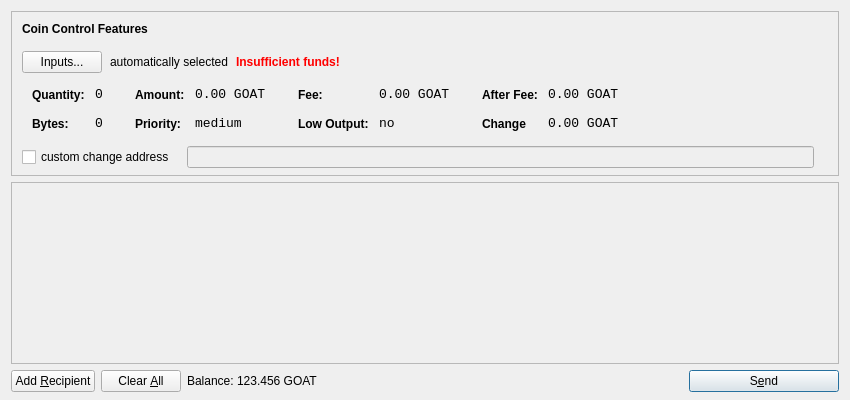
<?xml version="1.0" encoding="UTF-8"?>
<ui version="4.0">
 <class>SendCoinsDialog</class>
 <widget class="QDialog" name="SendCoinsDialog">
  <property name="geometry">
   <rect>
    <x>0</x>
    <y>0</y>
    <width>850</width>
    <height>400</height>
   </rect>
  </property>
  <property name="windowTitle">
   <string>Send Coins</string>
  </property>
  <layout class="QVBoxLayout" name="verticalLayout" stretch="0,1,0">
   <property name="bottomMargin">
    <number>8</number>
   </property>
   <item>
    <widget class="QFrame" name="frameCoinControl">
     <property name="sizePolicy">
      <sizepolicy hsizetype="Expanding" vsizetype="Expanding">
       <horstretch>0</horstretch>
       <verstretch>0</verstretch>
      </sizepolicy>
     </property>
     <property name="maximumSize">
      <size>
       <width>16777215</width>
       <height>16777215</height>
      </size>
     </property>
     <property name="frameShape">
      <enum>QFrame::StyledPanel</enum>
     </property>
     <property name="frameShadow">
      <enum>QFrame::Sunken</enum>
     </property>
     <layout class="QVBoxLayout" name="verticalLayoutCoinControl2">
      <property name="spacing">
       <number>-1</number>
      </property>
      <property name="leftMargin">
       <number>0</number>
      </property>
      <property name="topMargin">
       <number>0</number>
      </property>
      <property name="rightMargin">
       <number>0</number>
      </property>
      <property name="bottomMargin">
       <number>6</number>
      </property>
      <item>
       <layout class="QVBoxLayout" name="verticalLayoutCoinControl" stretch="0,0,0,0,1">
        <property name="spacing">
         <number>0</number>
        </property>
        <property name="leftMargin">
         <number>10</number>
        </property>
        <property name="topMargin">
         <number>10</number>
        </property>
        <item>
         <layout class="QHBoxLayout" name="horizontalLayoutCoinControl1">
          <property name="bottomMargin">
           <number>15</number>
          </property>
          <item>
           <widget class="QLabel" name="labelCoinControlFeatures">
            <property name="sizePolicy">
             <sizepolicy hsizetype="Preferred" vsizetype="Maximum">
              <horstretch>0</horstretch>
              <verstretch>0</verstretch>
             </sizepolicy>
            </property>
            <property name="font">
             <font>
              <weight>75</weight>
              <bold>true</bold>
             </font>
            </property>
            <property name="styleSheet">
             <string notr="true">font-weight:bold;</string>
            </property>
            <property name="text">
             <string>Coin Control Features</string>
            </property>
           </widget>
          </item>
         </layout>
        </item>
        <item>
         <layout class="QHBoxLayout" name="horizontalLayoutCoinControl2" stretch="0,0,0,0">
          <property name="spacing">
           <number>8</number>
          </property>
          <property name="bottomMargin">
           <number>10</number>
          </property>
          <item>
           <widget class="QPushButton" name="pushButtonCoinControl">
            <property name="styleSheet">
             <string notr="true"/>
            </property>
            <property name="text">
             <string>Inputs...</string>
            </property>
           </widget>
          </item>
          <item>
           <widget class="QLabel" name="labelCoinControlAutomaticallySelected">
            <property name="text">
             <string>automatically selected</string>
            </property>
            <property name="margin">
             <number>5</number>
            </property>
           </widget>
          </item>
          <item>
           <widget class="QLabel" name="labelCoinControlInsuffFunds">
            <property name="font">
             <font>
              <weight>75</weight>
              <bold>true</bold>
             </font>
            </property>
            <property name="styleSheet">
             <string notr="true">color:red;font-weight:bold;</string>
            </property>
            <property name="text">
             <string>Insufficient funds!</string>
            </property>
            <property name="margin">
             <number>5</number>
            </property>
           </widget>
          </item>
          <item>
           <spacer name="horizontalSpacerCoinControl">
            <property name="orientation">
             <enum>Qt::Horizontal</enum>
            </property>
            <property name="sizeHint" stdset="0">
             <size>
              <width>40</width>
              <height>1</height>
             </size>
            </property>
           </spacer>
          </item>
         </layout>
        </item>
        <item>
         <widget class="QWidget" name="widgetCoinControl" native="true">
          <property name="sizePolicy">
           <sizepolicy hsizetype="Preferred" vsizetype="Preferred">
            <horstretch>0</horstretch>
            <verstretch>0</verstretch>
           </sizepolicy>
          </property>
          <property name="minimumSize">
           <size>
            <width>0</width>
            <height>0</height>
           </size>
          </property>
          <property name="styleSheet">
           <string notr="true"/>
          </property>
          <layout class="QHBoxLayout" name="horizontalLayoutCoinControl5">
           <property name="margin">
            <number>0</number>
           </property>
           <item>
            <layout class="QHBoxLayout" name="horizontalLayoutCoinControl3" stretch="0,0,0,1">
             <property name="spacing">
              <number>20</number>
             </property>
             <property name="topMargin">
              <number>0</number>
             </property>
             <property name="bottomMargin">
              <number>10</number>
             </property>
             <item>
              <layout class="QFormLayout" name="formLayoutCoinControl1">
               <property name="horizontalSpacing">
                <number>10</number>
               </property>
               <property name="verticalSpacing">
                <number>14</number>
               </property>
               <property name="leftMargin">
                <number>10</number>
               </property>
               <property name="topMargin">
                <number>4</number>
               </property>
               <property name="rightMargin">
                <number>6</number>
               </property>
               <item row="0" column="0">
                <widget class="QLabel" name="labelCoinControlQuantityText">
                 <property name="styleSheet">
                  <string notr="true">font-weight:bold;</string>
                 </property>
                 <property name="text">
                  <string>Quantity:</string>
                 </property>
                 <property name="margin">
                  <number>0</number>
                 </property>
                </widget>
               </item>
               <item row="0" column="1">
                <widget class="QLabel" name="labelCoinControlQuantity">
                 <property name="font">
                  <font>
                   <family>Monospace</family>
                   <pointsize>10</pointsize>
                  </font>
                 </property>
                 <property name="cursor">
                  <cursorShape>IBeamCursor</cursorShape>
                 </property>
                 <property name="contextMenuPolicy">
                  <enum>Qt::ActionsContextMenu</enum>
                 </property>
                 <property name="text">
                  <string>0</string>
                 </property>
                 <property name="margin">
                  <number>0</number>
                 </property>
                 <property name="textInteractionFlags">
                  <set>Qt::LinksAccessibleByMouse|Qt::TextSelectableByKeyboard|Qt::TextSelectableByMouse</set>
                 </property>
                </widget>
               </item>
               <item row="1" column="0">
                <widget class="QLabel" name="labelCoinControlBytesText">
                 <property name="styleSheet">
                  <string notr="true">font-weight:bold;</string>
                 </property>
                 <property name="text">
                  <string>Bytes:</string>
                 </property>
                </widget>
               </item>
               <item row="1" column="1">
                <widget class="QLabel" name="labelCoinControlBytes">
                 <property name="font">
                  <font>
                   <family>Monospace</family>
                   <pointsize>10</pointsize>
                  </font>
                 </property>
                 <property name="cursor">
                  <cursorShape>IBeamCursor</cursorShape>
                 </property>
                 <property name="contextMenuPolicy">
                  <enum>Qt::ActionsContextMenu</enum>
                 </property>
                 <property name="text">
                  <string>0</string>
                 </property>
                 <property name="textInteractionFlags">
                  <set>Qt::LinksAccessibleByMouse|Qt::TextSelectableByKeyboard|Qt::TextSelectableByMouse</set>
                 </property>
                </widget>
               </item>
              </layout>
             </item>
             <item>
              <layout class="QFormLayout" name="formLayoutCoinControl2">
               <property name="horizontalSpacing">
                <number>10</number>
               </property>
               <property name="verticalSpacing">
                <number>14</number>
               </property>
               <property name="leftMargin">
                <number>6</number>
               </property>
               <property name="topMargin">
                <number>4</number>
               </property>
               <property name="rightMargin">
                <number>6</number>
               </property>
               <item row="0" column="0">
                <widget class="QLabel" name="labelCoinControlAmountText">
                 <property name="styleSheet">
                  <string notr="true">font-weight:bold;</string>
                 </property>
                 <property name="text">
                  <string>Amount:</string>
                 </property>
                 <property name="margin">
                  <number>0</number>
                 </property>
                </widget>
               </item>
               <item row="0" column="1">
                <widget class="QLabel" name="labelCoinControlAmount">
                 <property name="font">
                  <font>
                   <family>Monospace</family>
                   <pointsize>10</pointsize>
                  </font>
                 </property>
                 <property name="cursor">
                  <cursorShape>IBeamCursor</cursorShape>
                 </property>
                 <property name="contextMenuPolicy">
                  <enum>Qt::ActionsContextMenu</enum>
                 </property>
                 <property name="text">
                  <string>0.00 GOAT</string>
                 </property>
                 <property name="textInteractionFlags">
                  <set>Qt::LinksAccessibleByMouse|Qt::TextSelectableByKeyboard|Qt::TextSelectableByMouse</set>
                 </property>
                </widget>
               </item>
               <item row="1" column="0">
                <widget class="QLabel" name="labelCoinControlPriorityText">
                 <property name="styleSheet">
                  <string notr="true">font-weight:bold;</string>
                 </property>
                 <property name="text">
                  <string>Priority:</string>
                 </property>
                </widget>
               </item>
               <item row="1" column="1">
                <widget class="QLabel" name="labelCoinControlPriority">
                 <property name="font">
                  <font>
                   <family>Monospace</family>
                   <pointsize>10</pointsize>
                  </font>
                 </property>
                 <property name="cursor">
                  <cursorShape>IBeamCursor</cursorShape>
                 </property>
                 <property name="contextMenuPolicy">
                  <enum>Qt::ActionsContextMenu</enum>
                 </property>
                 <property name="text">
                  <string>medium</string>
                 </property>
                 <property name="textInteractionFlags">
                  <set>Qt::LinksAccessibleByMouse|Qt::TextSelectableByKeyboard|Qt::TextSelectableByMouse</set>
                 </property>
                </widget>
               </item>
              </layout>
             </item>
             <item>
              <layout class="QFormLayout" name="formLayoutCoinControl3">
               <property name="horizontalSpacing">
                <number>10</number>
               </property>
               <property name="verticalSpacing">
                <number>14</number>
               </property>
               <property name="leftMargin">
                <number>6</number>
               </property>
               <property name="topMargin">
                <number>4</number>
               </property>
               <property name="rightMargin">
                <number>6</number>
               </property>
               <item row="0" column="0">
                <widget class="QLabel" name="labelCoinControlFeeText">
                 <property name="styleSheet">
                  <string notr="true">font-weight:bold;</string>
                 </property>
                 <property name="text">
                  <string>Fee:</string>
                 </property>
                 <property name="margin">
                  <number>0</number>
                 </property>
                </widget>
               </item>
               <item row="0" column="1">
                <widget class="QLabel" name="labelCoinControlFee">
                 <property name="font">
                  <font>
                   <family>Monospace</family>
                   <pointsize>10</pointsize>
                  </font>
                 </property>
                 <property name="cursor">
                  <cursorShape>IBeamCursor</cursorShape>
                 </property>
                 <property name="contextMenuPolicy">
                  <enum>Qt::ActionsContextMenu</enum>
                 </property>
                 <property name="text">
                  <string>0.00 GOAT</string>
                 </property>
                 <property name="textInteractionFlags">
                  <set>Qt::LinksAccessibleByMouse|Qt::TextSelectableByKeyboard|Qt::TextSelectableByMouse</set>
                 </property>
                </widget>
               </item>
               <item row="1" column="0">
                <widget class="QLabel" name="labelCoinControlLowOutputText">
                 <property name="styleSheet">
                  <string notr="true">font-weight:bold;</string>
                 </property>
                 <property name="text">
                  <string>Low Output:</string>
                 </property>
                </widget>
               </item>
               <item row="1" column="1">
                <widget class="QLabel" name="labelCoinControlLowOutput">
                 <property name="font">
                  <font>
                   <family>Monospace</family>
                   <pointsize>10</pointsize>
                  </font>
                 </property>
                 <property name="cursor">
                  <cursorShape>IBeamCursor</cursorShape>
                 </property>
                 <property name="contextMenuPolicy">
                  <enum>Qt::ActionsContextMenu</enum>
                 </property>
                 <property name="text">
                  <string>no</string>
                 </property>
                 <property name="textInteractionFlags">
                  <set>Qt::LinksAccessibleByMouse|Qt::TextSelectableByKeyboard|Qt::TextSelectableByMouse</set>
                 </property>
                </widget>
               </item>
              </layout>
             </item>
             <item>
              <layout class="QFormLayout" name="formLayoutCoinControl4">
               <property name="horizontalSpacing">
                <number>10</number>
               </property>
               <property name="verticalSpacing">
                <number>14</number>
               </property>
               <property name="leftMargin">
                <number>6</number>
               </property>
               <property name="topMargin">
                <number>4</number>
               </property>
               <property name="rightMargin">
                <number>6</number>
               </property>
               <item row="0" column="0">
                <widget class="QLabel" name="labelCoinControlAfterFeeText">
                 <property name="styleSheet">
                  <string notr="true">font-weight:bold;</string>
                 </property>
                 <property name="text">
                  <string>After Fee:</string>
                 </property>
                 <property name="margin">
                  <number>0</number>
                 </property>
                </widget>
               </item>
               <item row="0" column="1">
                <widget class="QLabel" name="labelCoinControlAfterFee">
                 <property name="font">
                  <font>
                   <family>Monospace</family>
                   <pointsize>10</pointsize>
                  </font>
                 </property>
                 <property name="cursor">
                  <cursorShape>IBeamCursor</cursorShape>
                 </property>
                 <property name="contextMenuPolicy">
                  <enum>Qt::ActionsContextMenu</enum>
                 </property>
                 <property name="text">
                  <string>0.00 GOAT</string>
                 </property>
                 <property name="textInteractionFlags">
                  <set>Qt::LinksAccessibleByMouse|Qt::TextSelectableByKeyboard|Qt::TextSelectableByMouse</set>
                 </property>
                </widget>
               </item>
               <item row="1" column="0">
                <widget class="QLabel" name="labelCoinControlChangeText">
                 <property name="styleSheet">
                  <string notr="true">font-weight:bold;</string>
                 </property>
                 <property name="text">
                  <string>Change</string>
                 </property>
                </widget>
               </item>
               <item row="1" column="1">
                <widget class="QLabel" name="labelCoinControlChange">
                 <property name="font">
                  <font>
                   <family>Monospace</family>
                   <pointsize>10</pointsize>
                  </font>
                 </property>
                 <property name="cursor">
                  <cursorShape>IBeamCursor</cursorShape>
                 </property>
                 <property name="contextMenuPolicy">
                  <enum>Qt::ActionsContextMenu</enum>
                 </property>
                 <property name="text">
                  <string>0.00 GOAT</string>
                 </property>
                 <property name="textInteractionFlags">
                  <set>Qt::LinksAccessibleByMouse|Qt::TextSelectableByKeyboard|Qt::TextSelectableByMouse</set>
                 </property>
                </widget>
               </item>
              </layout>
             </item>
            </layout>
           </item>
          </layout>
         </widget>
        </item>
        <item>
         <layout class="QHBoxLayout" name="horizontalLayoutCoinControl4" stretch="0,0,0">
          <property name="spacing">
           <number>12</number>
          </property>
          <property name="sizeConstraint">
           <enum>QLayout::SetDefaultConstraint</enum>
          </property>
          <property name="topMargin">
           <number>5</number>
          </property>
          <property name="rightMargin">
           <number>5</number>
          </property>
          <item>
           <widget class="QCheckBox" name="checkBoxCoinControlChange">
            <property name="text">
             <string>custom change address</string>
            </property>
           </widget>
          </item>
          <item>
           <widget class="QLineEdit" name="lineEditCoinControlChange">
            <property name="enabled">
             <bool>false</bool>
            </property>
            <property name="sizePolicy">
             <sizepolicy hsizetype="Expanding" vsizetype="Fixed">
              <horstretch>0</horstretch>
              <verstretch>0</verstretch>
             </sizepolicy>
            </property>
           </widget>
          </item>
          <item>
           <widget class="QLabel" name="labelCoinControlChangeLabel">
            <property name="sizePolicy">
             <sizepolicy hsizetype="Preferred" vsizetype="Expanding">
              <horstretch>0</horstretch>
              <verstretch>0</verstretch>
             </sizepolicy>
            </property>
            <property name="minimumSize">
             <size>
              <width>0</width>
              <height>0</height>
             </size>
            </property>
            <property name="text">
             <string/>
            </property>
            <property name="margin">
             <number>3</number>
            </property>
           </widget>
          </item>
         </layout>
        </item>
        <item>
         <spacer name="verticalSpacerCoinControl">
          <property name="orientation">
           <enum>Qt::Vertical</enum>
          </property>
          <property name="sizeHint" stdset="0">
           <size>
            <width>800</width>
            <height>1</height>
           </size>
          </property>
         </spacer>
        </item>
       </layout>
      </item>
     </layout>
    </widget>
   </item>
   <item>
    <widget class="QScrollArea" name="scrollArea">
     <property name="widgetResizable">
      <bool>true</bool>
     </property>
     <widget class="QWidget" name="scrollAreaWidgetContents">
      <property name="geometry">
       <rect>
        <x>0</x>
        <y>0</y>
        <width>830</width>
        <height>165</height>
       </rect>
      </property>
      <layout class="QVBoxLayout" name="verticalLayout_2">
       <property name="margin">
        <number>0</number>
       </property>
       <item>
        <layout class="QVBoxLayout" name="entries">
         <property name="spacing">
          <number>6</number>
         </property>
        </layout>
       </item>
       <item>
        <spacer name="verticalSpacer">
         <property name="orientation">
          <enum>Qt::Vertical</enum>
         </property>
         <property name="sizeHint" stdset="0">
          <size>
           <width>20</width>
           <height>40</height>
          </size>
         </property>
        </spacer>
       </item>
      </layout>
     </widget>
    </widget>
   </item>
   <item>
    <layout class="QHBoxLayout" name="horizontalLayout">
     <item>
      <widget class="QPushButton" name="addButton">
       <property name="toolTip">
        <string>Send to multiple recipients at once</string>
       </property>
       <property name="text">
        <string>Add &amp;Recipient</string>
       </property>
       <property name="autoDefault">
        <bool>false</bool>
       </property>
      </widget>
     </item>
     <item>
      <widget class="QPushButton" name="clearButton">
       <property name="sizePolicy">
        <sizepolicy hsizetype="Minimum" vsizetype="Fixed">
         <horstretch>0</horstretch>
         <verstretch>0</verstretch>
        </sizepolicy>
       </property>
       <property name="toolTip">
        <string>Remove all transaction fields</string>
       </property>
       <property name="text">
        <string>Clear &amp;All</string>
       </property>
       <property name="autoRepeatDelay">
        <number>300</number>
       </property>
       <property name="autoDefault">
        <bool>false</bool>
       </property>
      </widget>
     </item>
     <item>
      <layout class="QHBoxLayout" name="horizontalLayout_2">
       <property name="spacing">
        <number>3</number>
       </property>
       <item>
        <widget class="QLabel" name="label">
         <property name="sizePolicy">
          <sizepolicy hsizetype="Preferred" vsizetype="Fixed">
           <horstretch>0</horstretch>
           <verstretch>0</verstretch>
          </sizepolicy>
         </property>
         <property name="text">
          <string>Balance:</string>
         </property>
        </widget>
       </item>
       <item>
        <widget class="QLabel" name="labelBalance">
         <property name="sizePolicy">
          <sizepolicy hsizetype="Preferred" vsizetype="Fixed">
           <horstretch>0</horstretch>
           <verstretch>0</verstretch>
          </sizepolicy>
         </property>
         <property name="cursor">
          <cursorShape>IBeamCursor</cursorShape>
         </property>
         <property name="text">
          <string>123.456 GOAT</string>
         </property>
         <property name="textInteractionFlags">
          <set>Qt::LinksAccessibleByMouse|Qt::TextSelectableByKeyboard|Qt::TextSelectableByMouse</set>
         </property>
        </widget>
       </item>
      </layout>
     </item>
     <item>
      <spacer name="horizontalSpacer">
       <property name="orientation">
        <enum>Qt::Horizontal</enum>
       </property>
       <property name="sizeHint" stdset="0">
        <size>
         <width>40</width>
         <height>20</height>
        </size>
       </property>
      </spacer>
     </item>
     <item>
      <widget class="QPushButton" name="sendButton">
       <property name="minimumSize">
        <size>
         <width>150</width>
         <height>0</height>
        </size>
       </property>
       <property name="toolTip">
        <string>Confirm the send action</string>
       </property>
       <property name="text">
        <string>S&amp;end</string>
       </property>
       <property name="icon">
        <iconset resource="../bitcoin.qrc">
         <normaloff>:/icons/send</normaloff>:/icons/send</iconset>
       </property>
       <property name="default">
        <bool>true</bool>
       </property>
      </widget>
     </item>
    </layout>
   </item>
  </layout>
 </widget>
 <resources>
  <include location="../bitcoin.qrc"/>
 </resources>
 <connections/>
</ui>
